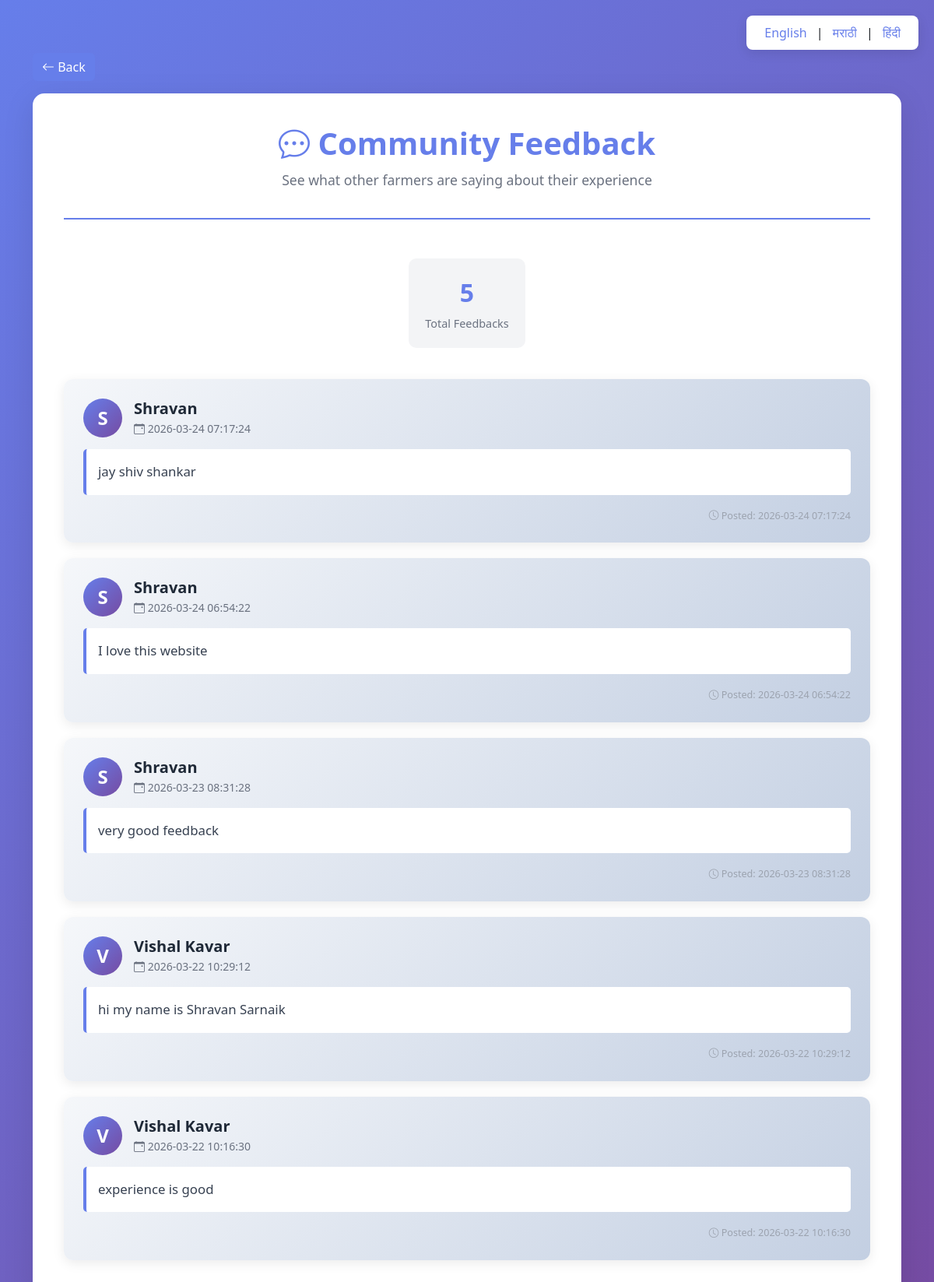
Screenshot of /view_feedback (signed in) with the database file from the repository.
### tables this page shows
CREATE TABLE feedback (
            id INTEGER PRIMARY KEY AUTOINCREMENT,
            user_id INTEGER NOT NULL,
            message TEXT NOT NULL,
            created_at TIMESTAMP DEFAULT CURRENT_TIMESTAMP
    );

CREATE TABLE users (
            id INTEGER PRIMARY KEY AUTOINCREMENT,
            name TEXT NOT NULL,
            mobile TEXT NOT NULL UNIQUE,
            password TEXT NOT NULL,
            age INTEGER,
            farmer_type TEXT,
            state TEXT,
            district TEXT,
            village TEXT,
            land_hectares REAL,
            experience_years INTEGER,
            primary_crop TEXT,
            irrigation_type TEXT,
            soil_type TEXT,
            farming_method TEXT
        );

### app.py (the view)
@app.route("/view_feedback")
@login_required
def view_feedback():
    try:
        text = get_text(get_lang())
        conn = get_db_connection()
        feedbacks = conn.execute("""
            SELECT f.id, f.message, f.created_at, u.name
            FROM feedback f
            JOIN users u ON f.user_id = u.id
            ORDER BY f.created_at DESC
        """).fetchall()
        feedbacks = [dict(f) for f in feedbacks] if feedbacks else []
        return render("view_feedback.html", feedbacks=feedbacks, text=text)
    except Exception as e:
        import traceback
        print(traceback.format_exc())
        flash("Error loading feedback.", "error")
        return redirect("/dashboard")

### app.py (called while the page is built)
@app.after_request
def set_cache_control(response):
    response.headers['Cache-Control'] = 'no-store, no-cache, must-revalidate, max-age=0'
    response.headers['Pragma'] = 'no-cache'
    response.headers['Expires'] = '0'
    return response

@app.teardown_appcontext
def shutdown_db(exception=None):
    close_db()

def login_required(f):
    @wraps(f)
    def wrapper(*args, **kwargs):
        if "user_id" not in session:
            flash(get_text(get_lang()).get("login_required"), "error")
            return redirect("/login")
        return f(*args, **kwargs)
    return wrapper

def get_lang():
    lang = session.get("lang", "en")
    return lang if lang in SUPPORTED_LANGS else "en"

def render(template, **kwargs):
    kwargs.setdefault("text", get_text(get_lang()))
    kwargs.setdefault("user_name", session.get("user_name"))
    return render_template(template, **kwargs)

@app.context_processor
def inject_globals():
    return {
        "text": get_text(get_lang()),
        "user_name": session.get("user_name"),
        "lang": get_lang(),
        "admin_logged_in": session.get("admin_logged_in"),
        "admin_username": session.get("admin_username")
    }

### db.py (called while the page is built)
def get_db_connection():
    global _db_conn
    if _db_conn is None:
        _db_conn = sqlite3.connect(DB_PATH, check_same_thread=False)
        _db_conn.row_factory = sqlite3.Row
        _db_conn.execute("PRAGMA query_only = OFF")
        _db_conn.execute("PRAGMA journal_mode = WAL")
    return _db_conn

### templates/view_feedback.html (shortened to what this page needs)
<!DOCTYPE html>
<html lang="{{ session.get('lang','en') }}">
<head>
    <link href="https://cdn.jsdelivr.net/npm/bootstrap@5.3.3/dist/css/bootstrap.min.css" rel="stylesheet">
    <link href="https://cdn.jsdelivr.net/npm/bootstrap-icons@1.11.0/font/bootstrap-icons.css" rel="stylesheet">
</head>
<body>
    <div class="language-switcher">
        <a href="/set_language/en">English</a> |
        <a href="/set_language/mr">मराठी</a> |
        <a href="/set_language/hi">हिंदी</a>
    </div>
    <div class="container mt-5">
        <button onclick="window.history.back()" class="btn btn-back mb-3">
            <i class="bi bi-arrow-left"></i> Back
        </button>
        <div class="feedback-container">
            <div class="header-section">
                <h1><i class="bi bi-chat-dots"></i> Community Feedback</h1>
                <p>See what other farmers are saying about their experience</p>
            </div>
            {% if feedbacks %}
            <div class="stats-section">
                <div class="stat-box">
                    <div class="stat-number">{{ feedbacks|length }}</div>
                    <div class="stat-label">Total Feedbacks</div>
                </div>
            </div>
            {% endif %}
            {% if feedbacks %}
                <div class="feedbacks-list">
                    {% for feedback in feedbacks %}
                    <div class="feedback-card">
                        <div class="user-info">
                            <div class="user-avatar">
                                {{ feedback.name[0].upper() }}
                            </div>
                            <div class="user-details">
                                <h5>{{ feedback.name }}</h5>
                                <small>
                                    <i class="bi bi-calendar-event"></i>
                                    {{ feedback.created_at }}
                                </small>
                            </div>
                        </div>
                        <div class="feedback-message">
                            {{ feedback.message }}
                        </div>
                        <div class="feedback-date">
                            <small>
                                <i class="bi bi-clock"></i>
                                Posted: {{ feedback.created_at }}
                            </small>
                        </div>
                    </div>
                    {% endfor %}
                </div>
            {% endif %}
        </div>
    </div>
</body>
</html>

### templates/view_feedback.html (style rules this page uses)
body { background: linear-gradient(135deg, #667eea 0%, #764ba2 100%); min-height: 100vh; padding: 20px 0; }
.feedback-container { background: white; border-radius: 15px; padding: 40px; box-shadow: 0 10px 40px rgba(0, 0, 0, 0.1); }
.header-section { text-align: center; margin-bottom: 40px; border-bottom: 2px solid #667eea; padding-bottom: 20px; }
.header-section h1 { color: #667eea; font-weight: 700; margin-bottom: 10px; }
.header-section p { color: #6b7280; font-size: 1.1rem; }
.feedback-card { background: linear-gradient(135deg, #f5f7fa 0%, #c3cfe2 100%); border: none; border-radius: 12px; padding: 25px; margin-bottom: 20px; transition: transform 0.3s ease, box-shadow 0.3s ease; box-shadow: 0 4px 15px rgba(0, 0, 0, 0.08); }
.user-info { display: flex; align-items: center; margin-bottom: 15px; }
.user-avatar { width: 50px; height: 50px; border-radius: 50%; background: linear-gradient(135deg, #667eea 0%, #764ba2 100%); display: flex; align-items: center; justify-content: center; color: white; font-weight: bold; font-size: 1.5rem; margin-right: 15px; }
.user-details h5 { margin: 0; color: #1f2937; font-weight: 600; }
.user-details small { color: #6b7280; display: block; margin-top: 3px; }
.feedback-message { color: #374151; font-size: 1.05rem; line-height: 1.7; padding: 15px; background: white; border-left: 4px solid #667eea; border-radius: 5px; margin: 15px 0; }
.feedback-date { color: #9ca3af; font-size: 0.9rem; text-align: right; }
.btn-back { margin-bottom: 20px; background: #667eea; border: none; color: white; }
.language-switcher { position: fixed; top: 20px; right: 20px; background: white; padding: 10px 15px; border-radius: 8px; box-shadow: 0 4px 15px rgba(0, 0, 0, 0.1); }
.language-switcher a { color: #667eea; text-decoration: none; margin: 0 8px; font-weight: 500; }
.stats-section { display: flex; justify-content: space-around; margin-bottom: 30px; flex-wrap: wrap; }
.stat-box { text-align: center; padding: 20px; background: #f3f4f6; border-radius: 10px; min-width: 150px; margin: 10px; }
.stat-number { font-size: 2rem; font-weight: 700; color: #667eea; }
.stat-label { color: #6b7280; font-size: 0.9rem; margin-top: 5px; }

### rows the page displays
feedback: name "S", name "Shravan", created_at "2026-03-24 07:17:24", message "jay shiv shankar"
feedback: name "S", name "Shravan", created_at "2026-03-24 06:54:22", message "I love this website"
feedback: name "S", name "Shravan", created_at "2026-03-23 08:31:28", message "very good feedback"
feedback: name "V", name "Vishal Kavar", created_at "2026-03-22 10:29:12", message "hi my name is Shravan Sarnaik"
feedback: name "V", name "Vishal Kavar", created_at "2026-03-22 10:16:30", message "experience is good"

### other values shown
{{ feedbacks|length }} "5"
